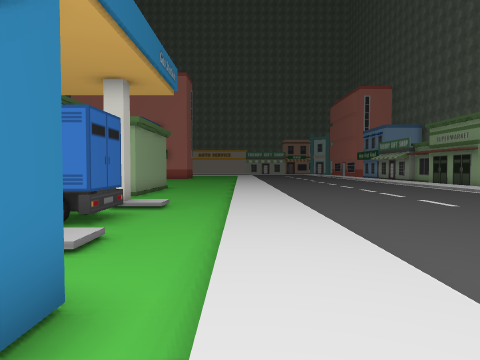
view 1 (above)

16 first-person views from a walk through a Unity game level. The camera is 1.5 m above the floor, tilts 2° down and sees 70° across. The floor is counted in squares, 2 m on a side. Each view is taken from the middle of a square. On the plan, view 1 faces up. The plan holds only what a view shows up to about 11 squares ahead; the rest is blank. The place goes on beyond the plan. The player is left out. Some animated figures are left out. Some surface patterns are stand-ins.

view 2
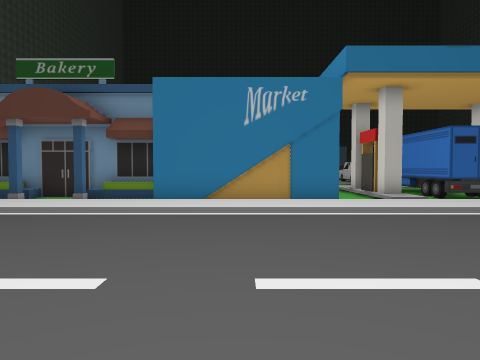

view 3
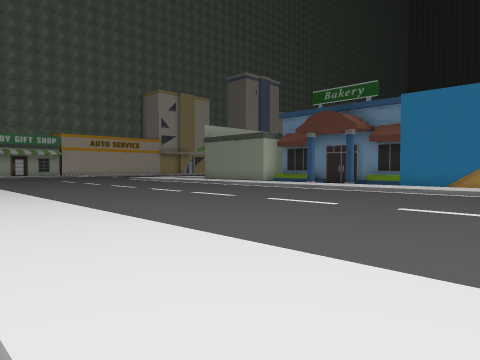

view 4
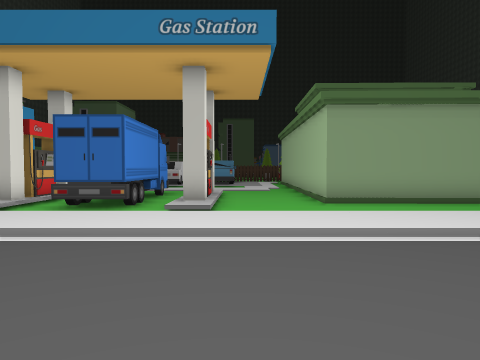

view 5
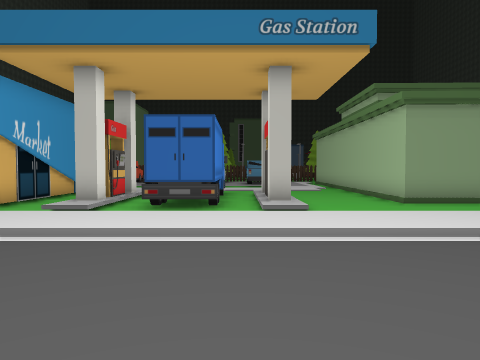

view 6
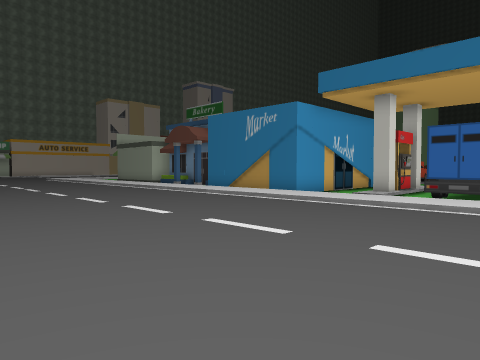

view 7
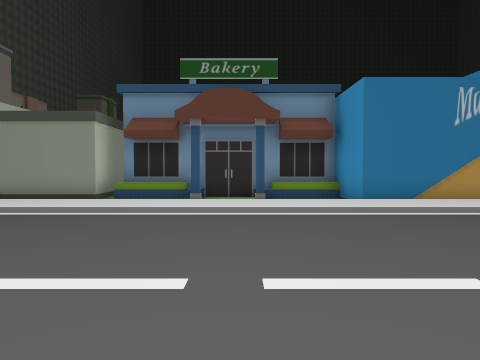

view 8
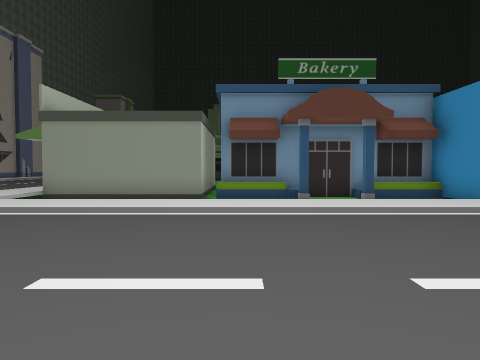

view 9
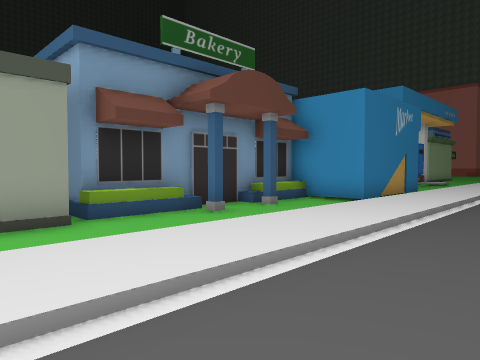

view 10
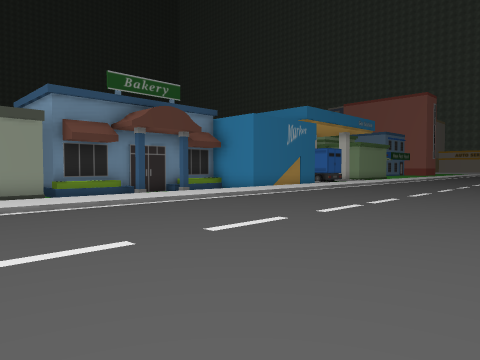

view 11
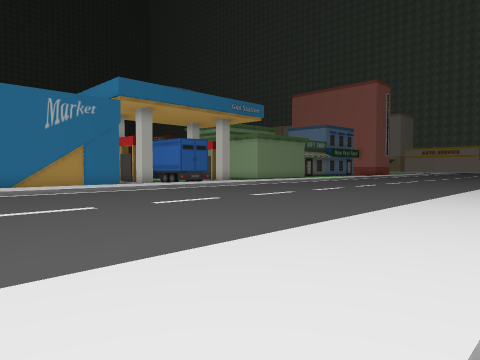

view 12
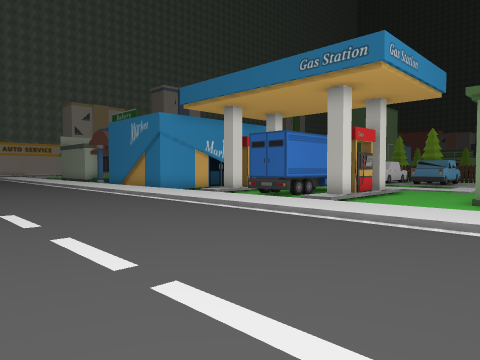

view 13
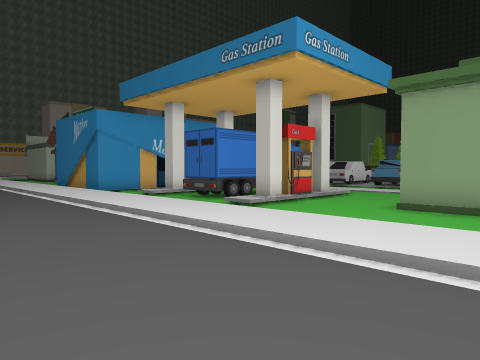

view 14
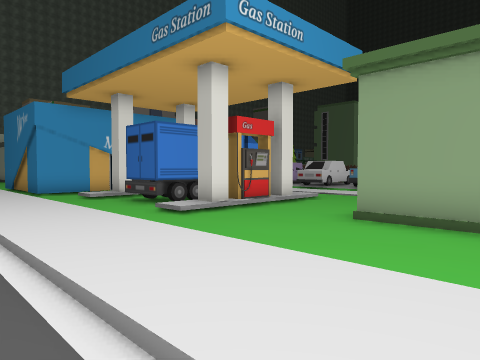

view 15
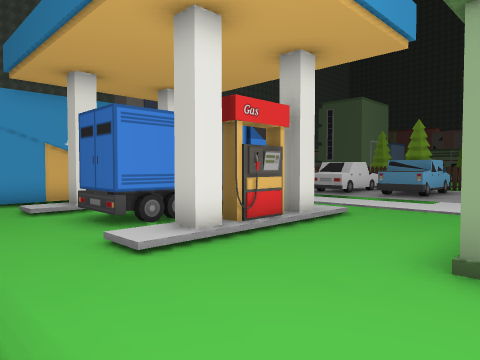

view 16
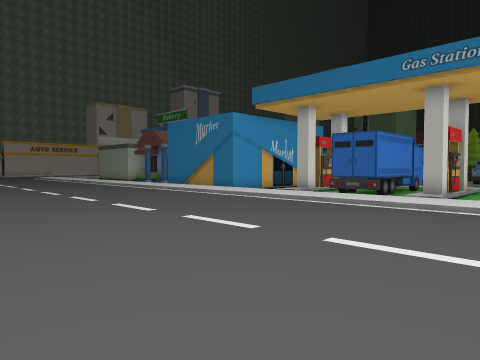

### Floor plan
Key: @ floor where view 1 was taken; # wall or solid block; x gap in a wall; . main floor; : floor 0.25 m higher than the main floor; - floor 0.25 m lower than the main floor; / step, stairs or slope; O other object.
Columns run from 14 left of view 1 to 10 right of it. Each row starts with its distance up from view 1.
 15           O-- /:...
 14           O---/:.....
 13        OOOO---/:.....
 12        -------/:.......
 11    //---------/:.......
 10  .../---------/:.......
  9 OOOO/--//###/-/:.......
  8    ./-- ------/:.......
  7     /-  OOOO--/:.......
  6           OO--/:.......
  5          /x//-/:.......:
  4          ###/-/:.......:
  3         ------/:.......:
  2         #####-/:.......:/
  1             #-/:.......:/
  0              #@:.......:/
 -1              #/:.......:/
 -2           ####/:.......:/
 -3           O---/:.......:/
 -4           O---/:.......:
 -5           O---/:.......:
 -6           O-O-/:.......:
 -7           O---/:.......
 -8           O---/:.......
 -9           ##--/:.......
-10            #--/:.......
-11            #  /:.......
-12            #  /:.  ....

Positions as (right, up) in squares from view 1, and headings:
1: (0, 0), facing up
2: (7, 0), facing left
3: (10, 2), facing down-left
4: (5, 10), facing left
5: (5, 8), facing left
6: (8, 9), facing down-left
7: (7, -5), facing left
8: (7, -8), facing left
9: (3, -11), facing up-left
10: (8, -12), facing up-left
11: (10, -3), facing up-left
12: (6, 14), facing down-left
13: (4, 15), facing down-left
14: (2, 15), facing down-left
15: (0, 13), facing down-left
16: (8, 12), facing down-left
